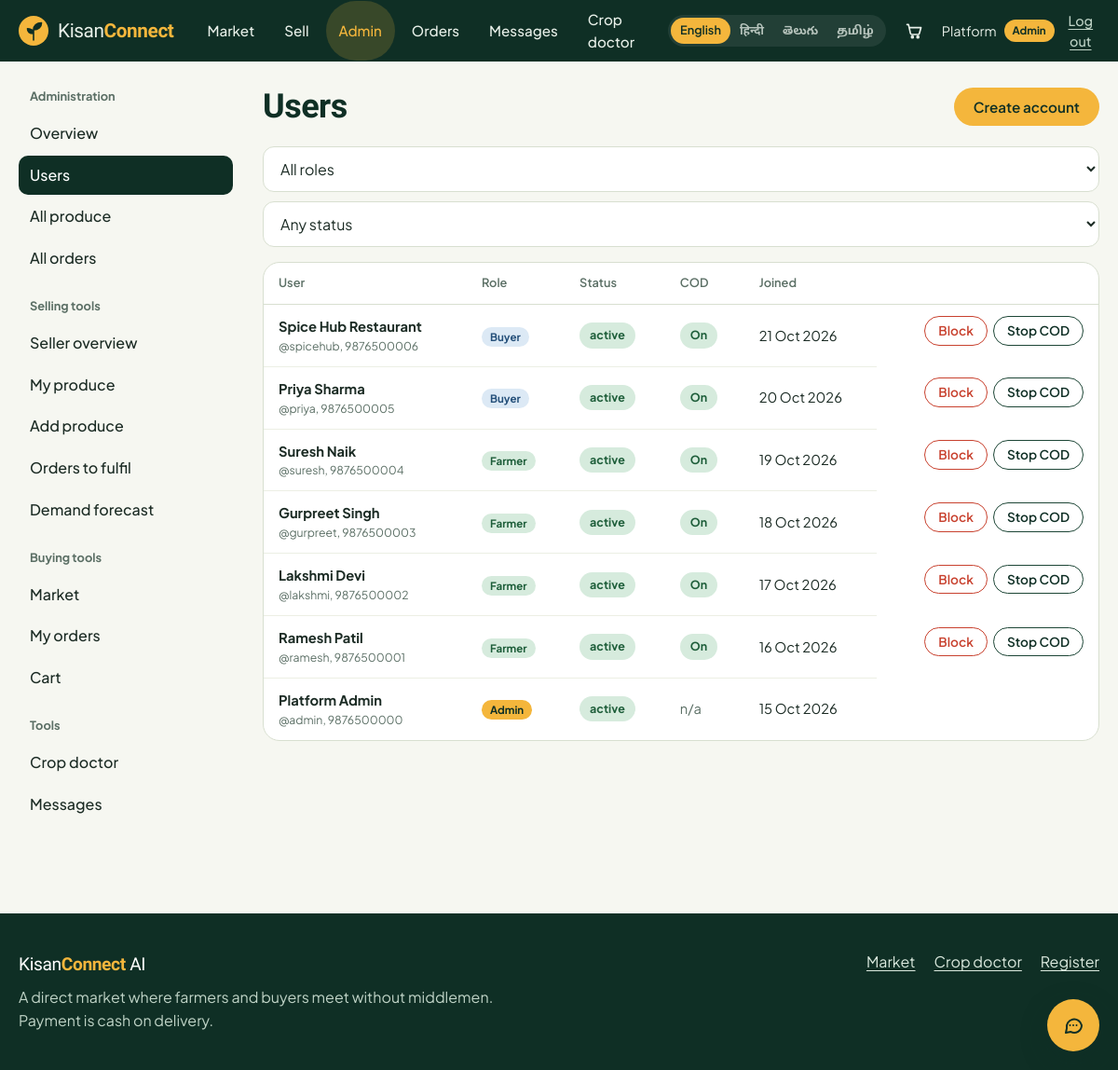
Page /admin/users (signed in) on the committed database.
### tables this page shows
CREATE TABLE users(
  id INTEGER PRIMARY KEY AUTOINCREMENT,
  username TEXT UNIQUE NOT NULL, password_hash TEXT NOT NULL,
  name TEXT NOT NULL, role TEXT NOT NULL CHECK(role IN ('admin','farmer','buyer')),
  phone TEXT, village TEXT, address TEXT, language TEXT DEFAULT 'en',
  status TEXT NOT NULL DEFAULT 'active', cod_blocked INTEGER NOT NULL DEFAULT 0,
  created_at TEXT NOT NULL);

### app.py (the view)
@app.route("/admin/users")
@role_required("admin")
def admin_users():
    role = request.args.get("role", "")
    status = request.args.get("status", "")
    sql, args = "SELECT * FROM users WHERE 1=1", []
    if role in ("admin", "farmer", "buyer"):
        sql += " AND role=?"
        args.append(role)
    if status in ("active", "pending", "blocked"):
        sql += " AND status=?"
        args.append(status)
    rows = q(sql + " ORDER BY created_at DESC", args)
    return render_template("admin/users.html", rows=rows, role=role, status=status)

### app.py (called while the page is built)
def get_db():
    if "db" not in g:
        g.db = sqlite3.connect(DB_PATH)
        g.db.row_factory = sqlite3.Row
        g.db.execute("PRAGMA foreign_keys=ON")
    return g.db

def q(sql, args=(), one=False):
    cur = get_db().execute(sql, args)
    rows = cur.fetchall()
    cur.close()
    if one:
        return rows[0] if rows else None
    return rows

def role_required(*roles):
    def deco(fn):
        @wraps(fn)
        def wrapper(*a, **k):
            if not g.user:
                flash("Log in to continue.", "info")
                return redirect(url_for("login", next=request.path))
            if roles and g.user["role"] != "admin" and g.user["role"] not in roles:
                abort(403)
            return fn(*a, **k)
        return wrapper
    return deco

def csrf_token():
    if "_csrf" not in session:
        session["_csrf"] = secrets.token_hex(16)
    return session["_csrf"]

@app.before_request
def load_user():
    g.user = None
    uid = session.get("uid")
    if uid:
        user = q("SELECT * FROM users WHERE id=?", (uid,), one=True)
        if user and user["status"] != "blocked":
            g.user = user
        else:
            session.pop("uid", None)
    if request.method == "POST":
        token = request.form.get("_csrf") or request.headers.get("X-CSRF-Token", "")
        if not token or not secrets.compare_digest(token, session.get("_csrf", "")):
            abort(400)

@app.context_processor
def inject():
    lang = session.get("lang") or (g.user["language"] if g.user else "en")
    if lang not in LANG_NAMES:
        lang = "en"
    def t(key):
        row = TRANSLATIONS.get(key, {})
        return row.get(lang) or row.get("en") or key
    cart = session.get("cart", {})
    unread = 0
    if g.user:
        unread = q("SELECT COUNT(*) c FROM messages WHERE receiver_id=? AND is_read=0", (g.user["id"],), one=True)["c"]
    return dict(t=t, lang=lang, lang_names=LANG_NAMES, csrf_token=csrf_token, me=g.user,
                cart_count=sum(cart.values()), unread_count=unread, categories=CATEGORIES,
                order_flow=ORDER_FLOW, year=datetime.now().year)

@app.template_filter("day")
def day(value):
    try:
        return datetime.strptime(value, "%Y-%m-%d %H:%M:%S").strftime("%d %b %Y")
    except (TypeError, ValueError):
        return value or ""

### templates/admin/users.html (shortened to what this page needs)
{% extends "dash_base.html" %}
{% from "_m.html" import pill with context %}
{% set section = 'a-users' %}
{% block content %}
<header class="dash-head"><h1>Users</h1><a class="btn btn-gold" href="{{ url_for('admin_user_new') }}">Create account</a></header>
<form class="filters-inline" method="get">
  <select class="input" name="role" aria-label="Role" data-autosubmit>
    <option value="">All roles</option>{% for r in ['admin', 'farmer', 'buyer'] %}<option value="{{ r }}" {{ 'selected' if role == r }}>{{ r|title }}</option>{% endfor %}
  </select>
  <select class="input" name="status" aria-label="Status" data-autosubmit>
    <option value="">Any status</option>{% for s in ['active', 'pending', 'blocked'] %}<option value="{{ s }}" {{ 'selected' if status == s }}>{{ s|title }}</option>{% endfor %}
  </select>
</form>
<div class="table-wrap"><table class="table table-rows">
  <thead><tr><th>User</th><th>Role</th><th>Status</th><th>COD</th><th>Joined</th><th><span class="sr">Actions</span></th></tr></thead>
  <tbody>
  {% for u in rows %}
    <tr>
      <td><strong>{{ u.name }}</strong><small class="muted">@{{ u.username }}, {{ u.phone or 'no phone' }}</small></td>
      <td><span class="role-tag role-{{ u.role }}">{{ u.role }}</span></td>
      <td>{{ pill(u.status) }}</td>
      <td>{% if u.role == 'admin' %}<span class="muted">n/a</span>{% elif u.cod_blocked %}<span class="pill pill-blocked">Off</span>{% else %}<span class="pill pill-active">On</span>{% endif %}</td>
      <td>{{ u.created_at|day }}</td>
      <td class="actions">
        {% if u.status == 'pending' %}{% set acts = [('approve', 'Approve', 'btn-primary')] %}
        {% elif u.status == 'blocked' %}{% set acts = [('unblock', 'Unblock', 'btn-outline')] %}
        {% else %}{% set acts = [('block', 'Block', 'btn-danger-outline')] %}{% endif %}
        {% if u.role != 'admin' %}{% set acts = acts + [('cod_unblock', 'Allow COD', 'btn-outline') if u.cod_blocked else ('cod_block', 'Stop COD', 'btn-outline')] %}{% endif %}
        {% for a, label, cls in acts %}
        {% if not (u.id == me.id and a == 'block') %}
        <form method="post" action="{{ url_for('admin_user_action', uid=u.id, action=a) }}"><input type="hidden" name="_csrf" value="{{ csrf_token() }}"><button class="btn {{ cls }} btn-sm">{{ label }}</button></form>
        {% endif %}
        {% endfor %}
      </td>
    </tr>
  {% else %}
    <tr><td colspan="6" class="muted">No users match these filters.</td></tr>
  {% endfor %}
  </tbody>
</table></div>
{% endblock %}

### templates/_m.html (shortened to what this page needs)
{% macro pill(s) %}<span class="pill pill-{{ s|replace(' ', '-')|lower }}">{{ s }}</span>{% endmacro %}

### templates/base.html (shortened to what this page needs)
<!doctype html>
<html lang="{{ lang }}">
<head>
  <link rel="stylesheet" href="{{ url_for('static', filename='css/style.css') }}">
</head>
<body class="{% block bodyclass %}{% endblock %}">
<header class="topbar">
  <div class="wrap topbar-in">
    <a class="brand" href="{{ url_for('landing') }}" aria-label="KisanConnect AI home">
      <span class="brand-name">Kisan<b>Connect</b></span>
    </a>
    <nav class="nav" id="nav" aria-label="Main">
      <a href="{{ url_for('shop') }}" class="{{ 'on' if request.path.startswith('/shop') or request.path.startswith('/product') }}">{{ t('nav_shop') }}</a>
      {% if me and me.role in ('farmer', 'admin') %}<a href="{{ url_for('farmer_dashboard') }}" class="{{ 'on' if request.path.startswith('/farmer') }}">{{ t('nav_sell') }}</a>{% endif %}
      {% if me and me.role == 'admin' %}<a href="{{ url_for('admin_dashboard') }}" class="{{ 'on' if request.path.startswith('/admin') }}">{{ t('nav_admin') }}</a>{% endif %}
      {% if me %}<a href="{{ url_for('orders') }}" class="{{ 'on' if request.path.startswith('/orders') }}">{{ t('nav_orders') }}</a>
      <a href="{{ url_for('chat') }}" class="{{ 'on' if request.path.startswith('/chat') }}">{{ t('nav_chat') }}{% if unread_count %}<span class="dot-count">{{ unread_count }}</span>{% endif %}</a>{% endif %}
      <a href="{{ url_for('crop_doctor') }}" class="{{ 'on' if request.path.startswith('/ai/crop') }}">{{ t('nav_doctor') }}</a>
    </nav>
    <div class="topbar-tools">
      <div class="lang" role="group" aria-label="Language">
        {% for code, label in lang_names.items() %}
          <a href="{{ url_for('set_lang', code=code, next=request.path) }}" class="{{ 'on' if code == lang }}" hreflang="{{ code }}" lang="{{ code }}">{{ label }}</a>
        {% endfor %}
      </div>
      {% if me %}
        <a class="cart-link" href="{{ url_for('cart') }}" aria-label="{{ t('nav_cart') }}">
          <svg viewBox="0 0 24 24" width="20" height="20" fill="none" stroke="currentColor" stroke-width="2" stroke-linecap="round" stroke-linejoin="round"><path d="M3 4h2l2.4 11.2a2 2 0 0 0 2 1.6h7.6a2 2 0 0 0 2-1.5L21 8H6.2"/><circle cx="10" cy="20" r="1.2"/><circle cx="17" cy="20" r="1.2"/></svg>
        </a>
        <div class="me">
          <span class="me-name">{{ me.name.split(' ')[0] }}</span>
          <span class="role-tag role-{{ me.role }}">{{ me.role }}</span>
          <form method="post" action="{{ url_for('logout') }}"><input type="hidden" name="_csrf" value="{{ csrf_token() }}"><button class="link-btn">{{ t('nav_logout') }}</button></form>
        </div>
      {% else %}
        <a class="btn btn-ghost btn-sm" href="{{ url_for('login') }}">{{ t('nav_login') }}</a>
        <a class="btn btn-primary btn-sm" href="{{ url_for('register') }}">{{ t('nav_register') }}</a>
      {% endif %}
    </div>
  </div>
</header>
{% block body %}<main id="main">{% block content %}{% endblock %}</main>{% endblock %}
<footer class="footer">
  <div class="wrap footer-in">
    <div>
      <span class="brand-name">Kisan<b>Connect</b> AI</span>
      <p>A direct market where farmers and buyers meet without middlemen. Payment is cash on delivery.</p>
    </div>
    <div class="footer-links">
      <a href="{{ url_for('shop') }}">{{ t('nav_shop') }}</a>
      <a href="{{ url_for('crop_doctor') }}">{{ t('nav_doctor') }}</a>
      <a href="{{ url_for('register') }}">{{ t('nav_register') }}</a>
    </div>
  </div>
</footer>
<button class="bot-fab" type="button" data-bot-open aria-label="{{ t('assistant_title') }}" aria-expanded="false" aria-controls="bot">
  <svg viewBox="0 0 24 24" width="24" height="24" fill="none" stroke="currentColor" stroke-width="2" stroke-linecap="round" stroke-linejoin="round" aria-hidden="true"><path d="M21 12a8 8 0 0 1-11.6 7.1L4 20l1-4.6A8 8 0 1 1 21 12z"/><path d="M8.5 12h.01M12 12h.01M15.5 12h.01"/></svg>
</button>
</body>
</html>

### rows in the picture
users: name "Platform", role "Admin", name "Platform Admin", username "admin", phone "9876500000", status "active", shows "n/a", created_at|day "15 Oct 2026"
users: name "Spice Hub Restaurant", username "spicehub", phone "9876500006", role "Buyer", status "active", cod_blocked "On", created_at|day "21 Oct 2026", acts "Block" "Stop COD"
users: name "Priya Sharma", username "priya", phone "9876500005", role "Buyer", status "active", cod_blocked "On", created_at|day "20 Oct 2026", acts "Block" "Stop COD"
users: name "Suresh Naik", username "suresh", phone "9876500004", role "Farmer", status "active", cod_blocked "On", created_at|day "19 Oct 2026", acts "Block" "Stop COD"
users: name "Gurpreet Singh", username "gurpreet", phone "9876500003", role "Farmer", status "active", cod_blocked "On", created_at|day "18 Oct 2026", acts "Block" "Stop COD"
users: name "Lakshmi Devi", username "lakshmi", phone "9876500002", role "Farmer", status "active", cod_blocked "On", created_at|day "17 Oct 2026", acts "Block" "Stop COD"
users: name "Ramesh Patil", username "ramesh", phone "9876500001", role "Farmer", status "active", cod_blocked "On", created_at|day "16 Oct 2026", acts "Block" "Stop COD"

### other values in the picture
{{ t('nav_shop') }} "Market"
{{ t('nav_sell') }} "Sell"
{{ t('nav_admin') }} "Admin"
{{ t('nav_orders') }} "Orders"
{{ t('nav_chat') }} "Messages"
{{ t('nav_doctor') }} "Crop doctor"
{{ label }} "English" "हिन्दी" "తెలుగు" "தமிழ்"
{{ t('nav_logout') }} "Log out"
{{ label }} "Overview" "Users" "All produce" "All orders"
{{ label }} "Seller overview" "My produce" "Add produce" "Orders to fulfil" "Demand forecast"
{{ label }} "Market" "My orders" "Cart"
{{ t('nav_register') }} "Register"
